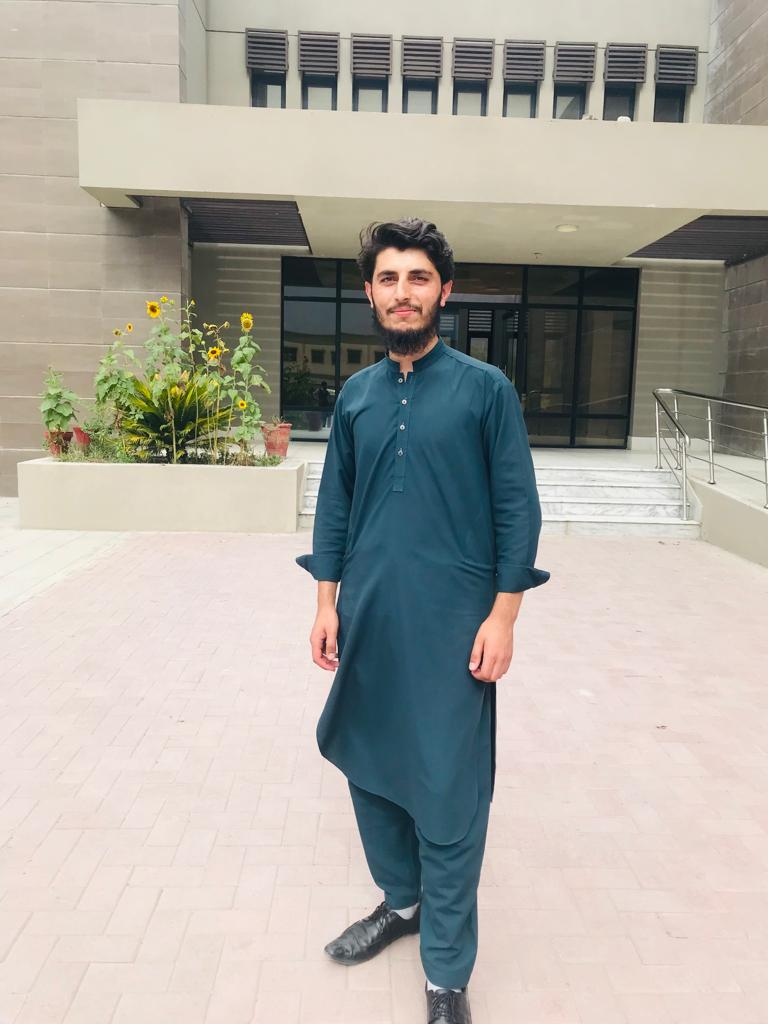
#> input picture images/sahir.jpeg, 768 x 1024 px
$ python transformations.py
#> lines starting #> are read from the running program, lines starting #| are printed output that depends on the picture
import cv2 as cv
import numpy as np

img = cv.imread('images/sahir.jpeg')
#> img is the input picture: shape (1024, 768, 3); mean B, G, R 162, 169.9, 173.4
cv.imshow('Sahir', img)

# translation


def translate(img, x, y):
#> called with x = 100, y = -100
    trnsMat = np.float32([[1, 0, x], [0, 1, y]])
    dimensions = (img.shape[1], img.shape[0])
#> dimensions = (768, 1024)

    return cv.warpAffine(img, trnsMat, dimensions)
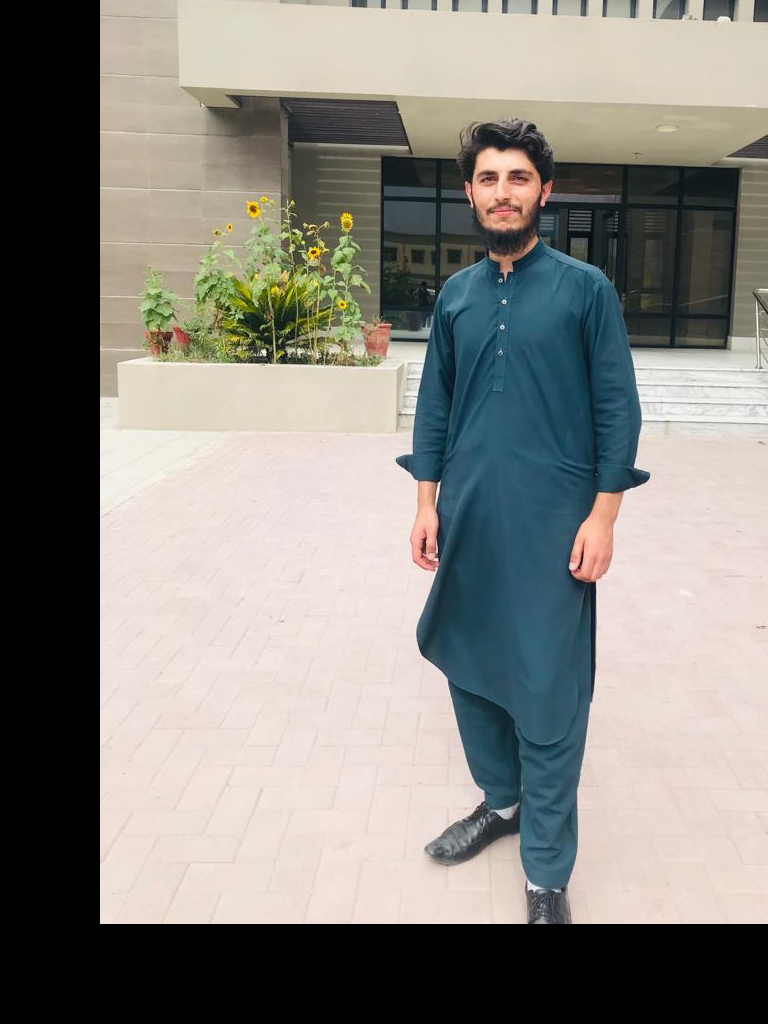
#> returned value: shape (1024, 768, 3); mean of channels 0, 1, 2 126.7, 132.4, 134.4; drawn as B, G, R


# -x --> left
# -y --> Up
#  x --> Right
# y --> Down

translated = translate(img, 100, -100)
# cv.imshow('Translated', translated)

# Rotation


def rotate(img, angle, rotPoint=None):
#> called with angle = 45
    (height, width) = img.shape[:2]
#> height = 1024; width = 768
    if rotPoint is None:
        rotPoint = (width//2, height//2)
#> rotPoint = (384, 512)

        rotMat = cv.getRotationMatrix2D(rotPoint, angle, 1.0)

        dimensions = (width, height)
#> dimensions = (768, 1024)

        return cv.warpAffine(img, rotMat, dimensions)
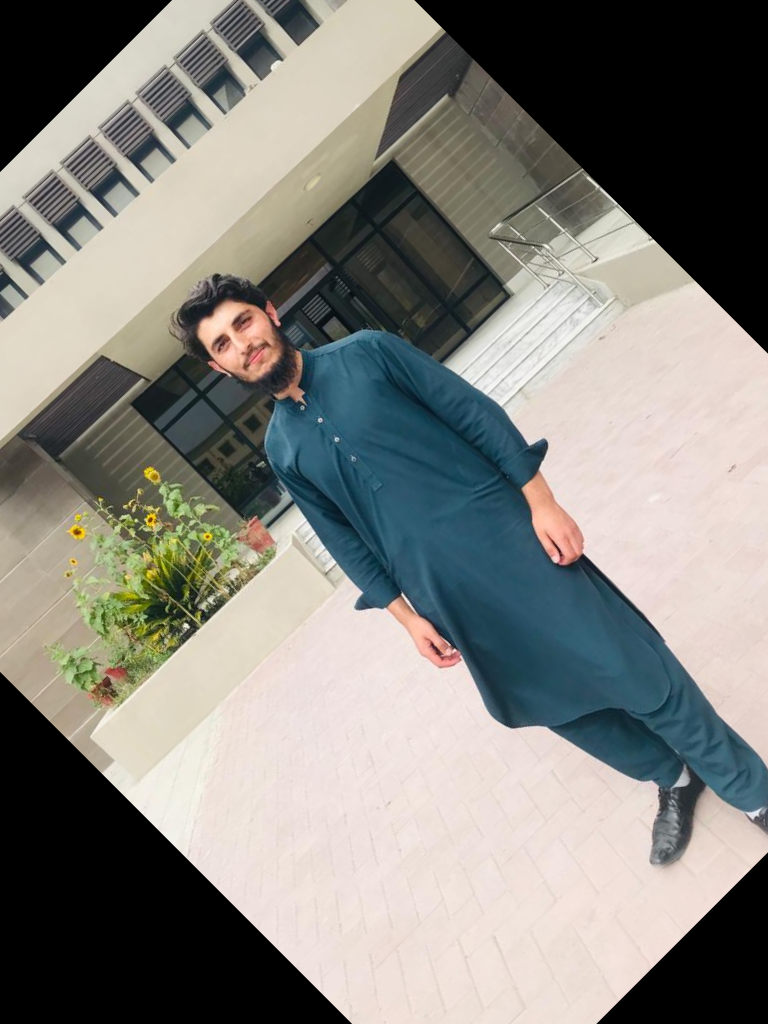
#> returned value: shape (1024, 768, 3); mean of channels 0, 1, 2 125.1, 130.8, 132; drawn as B, G, R


rotated = rotate(img, 45)
# cv.imshow('Rotated', rotated)

# rotating the rotated image
rotated_rotated = rotate(img, -180)
#> call 2 of rotate, with angle = -180
#> in rotate (call 2), `return cv.warpAffine(img, rotMat, dimensions)`:
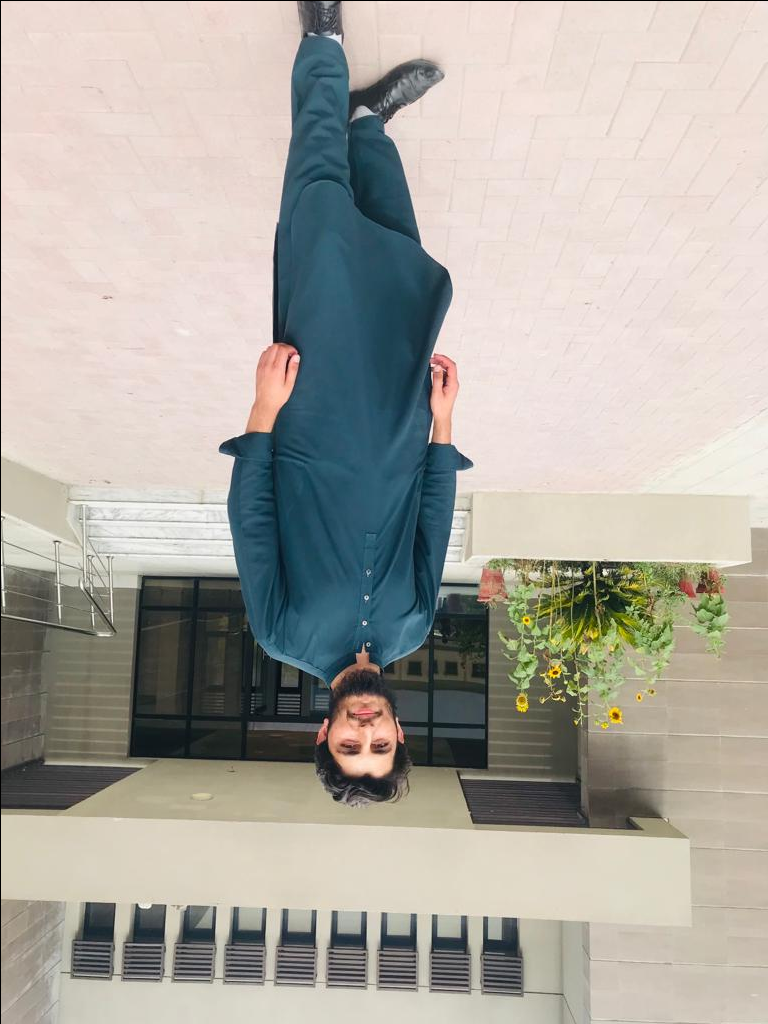
#> returned value: shape (1024, 768, 3); mean of channels 0, 1, 2 161.5, 169.4, 173; drawn as B, G, R
# cv.imshow('Rotated_Rotated', rotated_rotated)

# Resizing
resized = cv.resize(img, (500, 500), interpolation=cv.INTER_CUBIC)
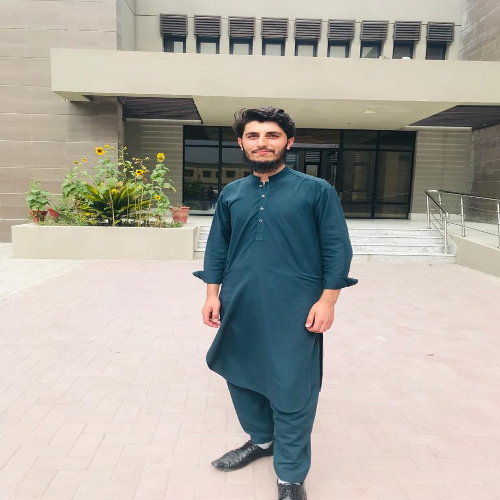
#> resized: shape (500, 500, 3); mean B, G, R 162, 169.8, 173.4
# cv.imshow('Resized', resized)

# Fliping
flip = cv.flip(img, -1)
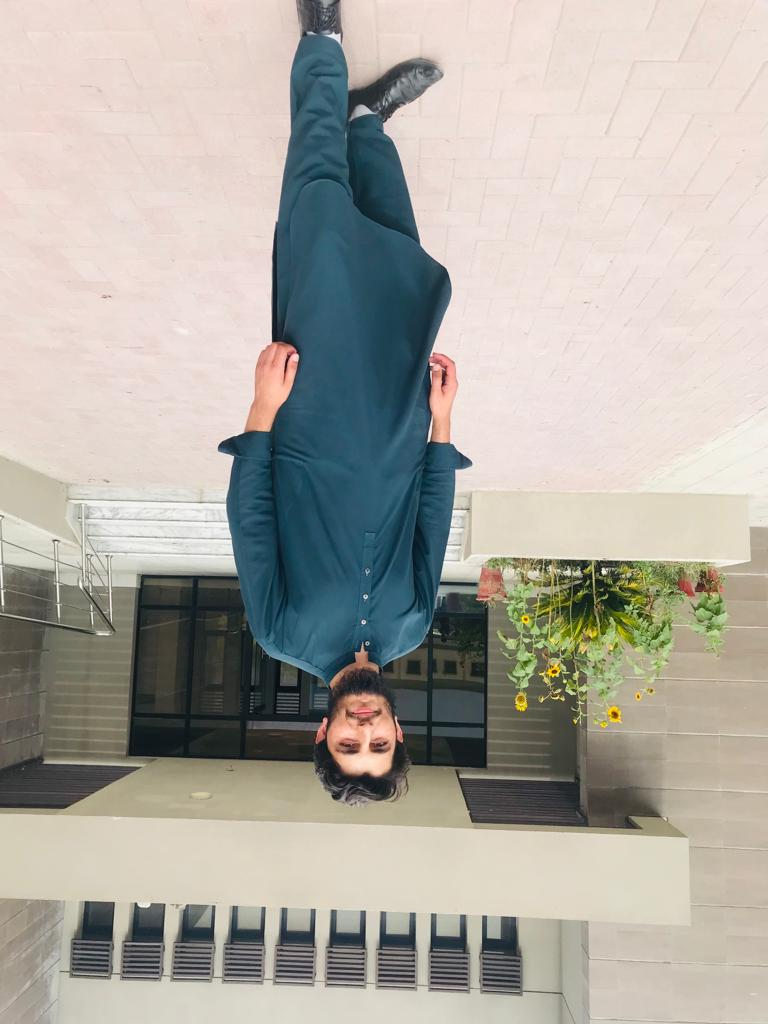
#> flip: shape (1024, 768, 3); mean B, G, R 162, 169.9, 173.4
cv.imshow('Flipped', flip)

# Croping
cropped = img[200:400, 300:400]
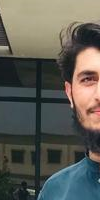
#> cropped: shape (200, 100, 3); mean B, G, R 86.2, 93.7, 93.9
cv.imshow('Cropped', cropped)
cv.waitKey(0)

$ run again, with images/FfNmgEUXgAIuV52 (1).jpeg copied over images/sahir.jpeg
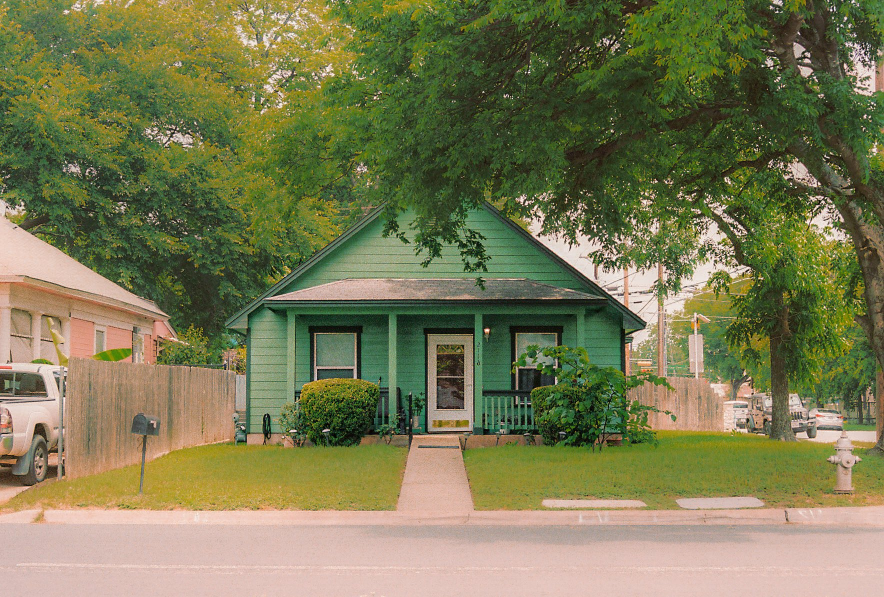
#> input picture images/FfNmgEUXgAIuV52 (1).jpeg, 1768 x 1194 px (shown at 1/2 size)
#> img is the input picture: shape (1194, 1768, 3); mean B, G, R 83.7, 123.1, 123
#> `flip = cv.flip(img, -1)`:
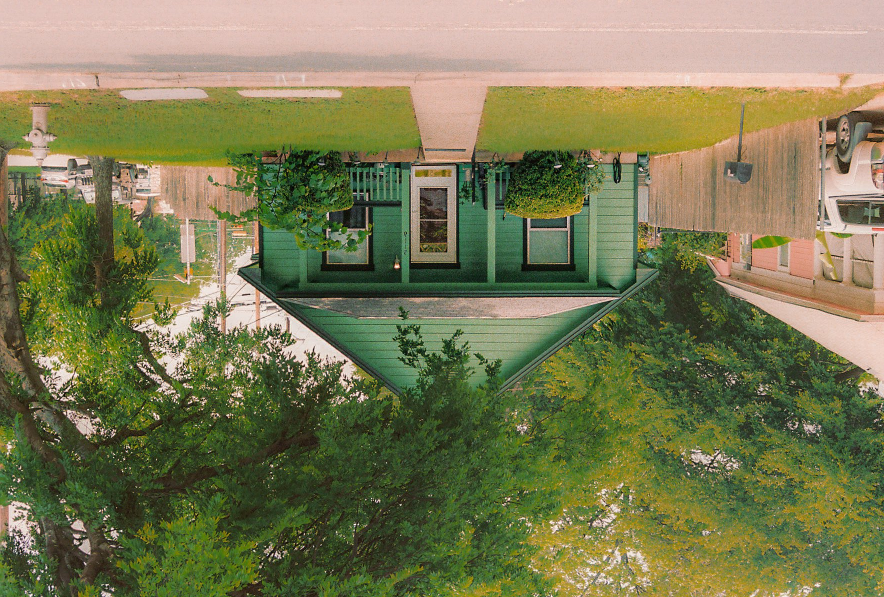
#> flip: shape (1194, 1768, 3) (shown at 1/2 size); mean B, G, R 83.7, 123.1, 123
#> `cropped = img[200:400, 300:400]`:
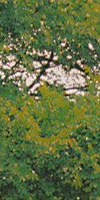
#> cropped: shape (200, 100, 3); mean B, G, R 65.2, 111.1, 97.4
